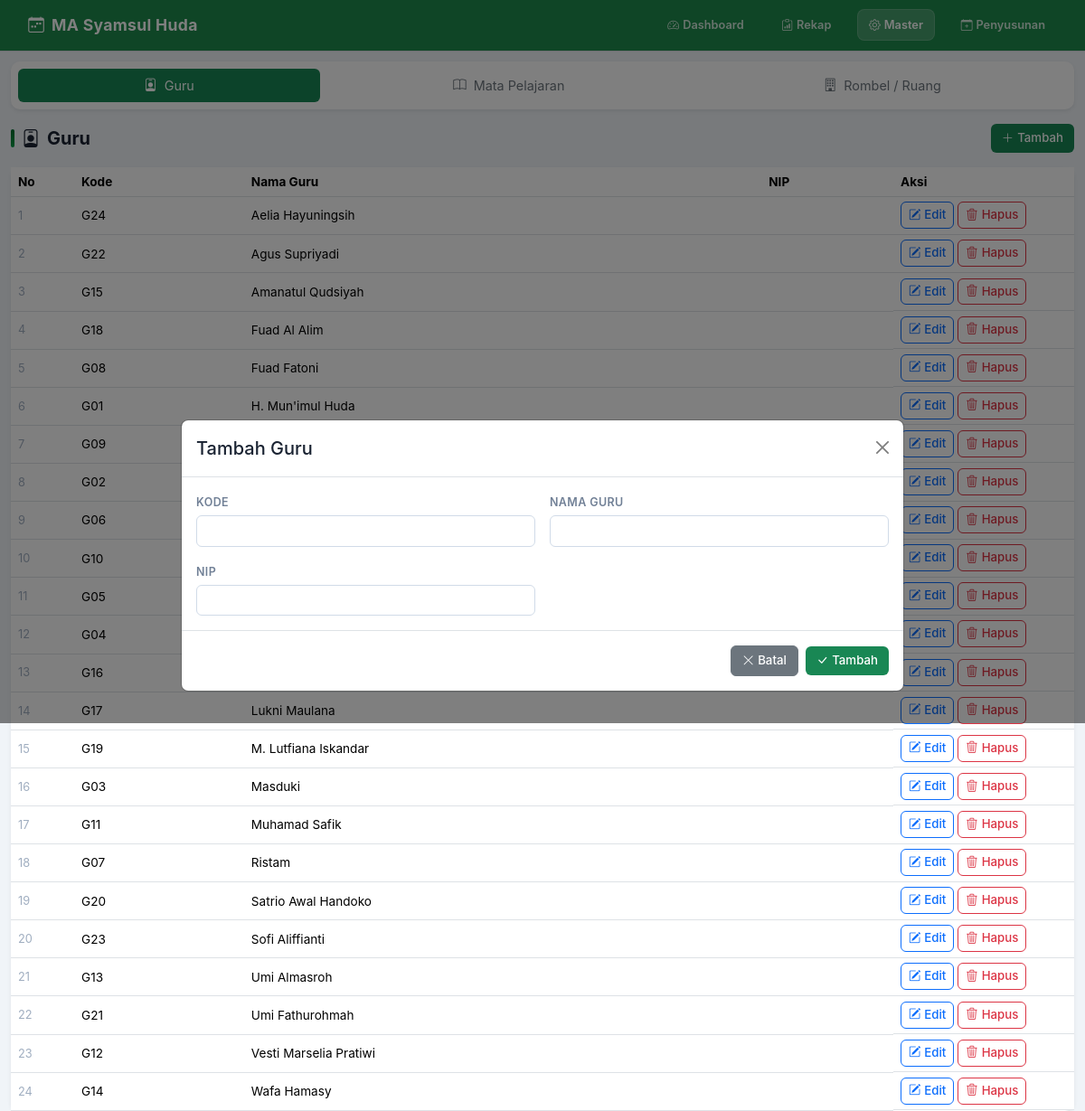
The app's page /master.php?type=teachers&new=1 with its own data.
### tables this page shows
CREATE TABLE teachers(id INTEGER PRIMARY KEY AUTOINCREMENT,code TEXT,name TEXT NOT NULL,nip TEXT,active INTEGER DEFAULT 1);

### config/database.php (called while the page is built, shortened)
<?php
function e(?string $v): string
{
    return htmlspecialchars($v ?? '', ENT_QUOTES, 'UTF-8');
}

### master.php (the view, shortened to what this page needs)
<?php
require __DIR__ . '/config/database.php';
$pdo  = db();
$type = $_GET['type'] ?? 'teachers';
$m = [
    'teachers' => ['Guru',            ['code' => 'Kode', 'name' => 'Nama Guru', 'nip' => 'NIP'], 'bi-person-badge'],
    'subjects' => ['Mata Pelajaran',  ['code' => 'Kode', 'name' => 'Nama Mapel'],                'bi-book'],
    'classes'  => ['Rombel / Ruang',  ['name' => 'Nama Rombel'],                                  'bi-building'],
];
[$title, $fields, $icon] = $m[$type];
$editRow = null;
$rows = $pdo->query("SELECT * FROM $type ORDER BY name")->fetchAll();
require __DIR__ . '/templates/header.php';
?>
<div class="mx-auto" style="max-width: 1180px;">
    <div class="card shadow-sm mb-3">
        <div class="card-body p-2">
            <ul class="nav nav-pills nav-fill gap-2">
                <?php foreach ($m as $key => $meta): ?>
                    <?php [$label, $fieldList, $menuIcon] = $meta; ?>
                    <li class="nav-item">
                        <a class="nav-link py-2.5 <?= $type === $key ? 'active bg-success text-white' : 'text-secondary' ?>"
                           href="?type=<?= $key ?>">
                            <i class="bi <?= $menuIcon ?> me-2"></i><?= $label ?>
                        </a>
                    </li>
                <?php endforeach; ?>
            </ul>
        </div>
    </div>
    <div class="d-flex justify-content-between align-items-center mb-3">
        <h3 class="page-heading mb-0">
            <i class="bi <?= $icon ?>"></i> <?= $title ?>
        </h3>
        <a href="?type=<?= $type ?>&new=1" class="btn btn-success">
            <i class="bi bi-plus-lg me-1"></i>Tambah
        </a>
    </div>
    <div class="modal fade" id="masterModal" tabindex="-1" aria-labelledby="masterModalLabel" aria-hidden="true">
        <div class="modal-dialog modal-lg modal-dialog-centered">
            <div class="modal-content">
                <form method="post">
                    <div class="modal-header">
                        <h5 class="modal-title" id="masterModalLabel">
                            <?= $editRow ? 'Edit ' . $title : 'Tambah ' . $title ?>
                        </h5>
                        <button type="button" class="btn-close" data-bs-dismiss="modal" aria-label="Close"></button>
                    </div>
                    <div class="modal-body row g-3">
                        <?php foreach ($fields as $f => $l): ?>
                            <div class="col-md-<?= count($fields) > 1 ? 6 : 12 ?>">
                                <label class="form-label"><?= $l ?></label>
                                <input class="form-control" name="<?= $f ?>"
                                       value="<?= $editRow ? e($editRow[$f]) : '' ?>">
                            </div>
                        <?php endforeach; ?>
                    </div>
                    <div class="modal-footer">
                        <button type="button" class="btn btn-secondary" data-bs-dismiss="modal">
                            <i class="bi bi-x-lg me-1"></i>Batal
                        </button>
                        <button class="btn btn-success">
                            <i class="bi bi-check-lg me-1"></i><?= $editRow ? 'Simpan' : 'Tambah' ?>
                        </button>
                    </div>
                </form>
            </div>
        </div>
    </div>
    <div class="card shadow-sm">
        <div class="table-responsive">
            <table class="table table-sm mb-0 align-middle">
                <tr>
                    <th style="width: 70px;">No</th>
                    <?php foreach ($fields as $l): ?>
                        <th><?= $l ?></th>
                    <?php endforeach; ?>
                    <th style="width: 200px;">Aksi</th>
                </tr>
                <?php foreach ($rows as $i => $r): ?>
                    <tr <?= ($editRow && $editRow['id'] == $r['id']) ? 'class="table-warning"' : '' ?>>
                        <td style="color:#a0aec0;font-size:.8rem;"><?= $i + 1 ?></td>
                        <?php foreach ($fields as $f => $l): ?>
                            <td><?= e($r[$f]) ?></td>
                        <?php endforeach; ?>
                        <td class="d-flex gap-1 flex-wrap">
                            <a class="btn btn-sm btn-outline-primary"
                               href="?type=<?= $type ?>&edit=<?= $r['id'] ?>">
                                <i class="bi bi-pencil-square me-1"></i>Edit
                            </a>
                            <a class="btn btn-sm btn-outline-danger"
                               href="?type=<?= $type ?>&delete=<?= $r['id'] ?>"
                               onclick="return confirm('Hapus?')">
                                <i class="bi bi-trash3 me-1"></i>Hapus
                            </a>
                        </td>
                    </tr>
                <?php endforeach; ?>
            </table>
        </div>
    </div>
</div>
<?php require __DIR__ . '/templates/footer.php'; ?>

### assets/css/app.css (style rules this page uses)
*, *::before, *::after { box-sizing: border-box }
body { background: #f0f4f8; font-family: -apple-system, BlinkMacSystemFont, "Segoe UI", Roboto, Helvetica, Arial, sans-serif; font-size: 0.9rem; color: #1a2332; padding-top: 0; margin: 0; }
.card { border: none; border-radius: 10px; box-shadow: 0 2px 12px rgba(0, 0, 0, .07); }
.btn { border-radius: 6px; font-weight: 500; font-size: .83rem; transition: transform .12s, box-shadow .12s; }
.btn-success { background: #198754; border: none; }
.form-control, .form-select { border-radius: 6px; border: 1.5px solid #d1dbe8; font-size: .85rem; transition: border-color .18s, box-shadow .18s; }
.form-label { font-weight: 600; font-size: .78rem; text-transform: uppercase; letter-spacing: .4px; color: #718096; margin-bottom: .3rem; }
.table { font-size: .85rem; }
.table td { padding: .75rem 1rem; vertical-align: middle; }
.table-sm th, .table-sm td { padding: .35rem .5rem !important; }
.page-heading { font-size: 1.25rem; font-weight: 700; color: #1a2332; margin-bottom: 1.2rem; display: flex; align-items: center; gap: .5rem; }
.page-heading::before { content: ''; display: inline-block; width: 4px; height: 1.25rem; background: linear-gradient(#006b2e, #009a44); border-radius: 2px; }

### records on screen
teachers: code "G24", name "Aelia Hayuningsih"
teachers: code "G22", name "Agus Supriyadi"
teachers: code "G15", name "Amanatul Qudsiyah"
teachers: code "G18", name "Fuad Al Alim"
teachers: code "G08", name "Fuad Fatoni"
teachers: code "G01", name "H. Mun'imul Huda"
teachers: code "G09"
teachers: code "G02"
teachers: code "G06"
teachers: code "G10"
teachers: code "G05"
teachers: code "G04"
teachers: code "G16"
teachers: code "G17", name "Lukni Maulana"
teachers: code "G19", name "M. Lutfiana Iskandar"
teachers: code "G03", name "Masduki"
teachers: code "G11", name "Muhamad Safik"
teachers: code "G07", name "Ristam"
teachers: code "G20", name "Satrio Awal Handoko"
teachers: code "G23", name "Sofi Aliffianti"
teachers: code "G13", name "Umi Almasroh"
teachers: code "G21", name "Umi Fathurohmah"
teachers: code "G12", name "Vesti Marselia Pratiwi"
teachers: code "G14", name "Wafa Hamasy"

### other values on screen
$label "Guru"
$label "Mata Pelajaran"
$label "Rombel / Ruang"
$title "Guru"
$l "KODE"
$l "NAMA GURU"
$l "NIP"
$l "Kode"
$l "Nama Guru"
